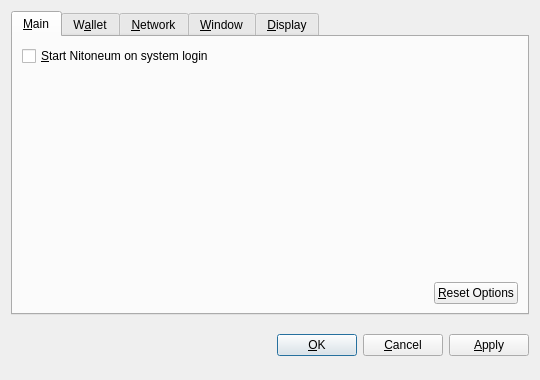
<?xml version="1.0" encoding="UTF-8"?>
<ui version="4.0">
 <class>OptionsDialog</class>
 <widget class="QDialog" name="OptionsDialog">
  <property name="geometry">
   <rect>
    <x>0</x>
    <y>0</y>
    <width>540</width>
    <height>380</height>
   </rect>
  </property>
  <property name="windowTitle">
   <string>Options</string>
  </property>
  <property name="modal">
   <bool>true</bool>
  </property>
  <layout class="QVBoxLayout" name="verticalLayout">
   <item>
    <widget class="QTabWidget" name="tabWidget">
     <property name="tabPosition">
      <enum>QTabWidget::North</enum>
     </property>
     <property name="currentIndex">
      <number>0</number>
     </property>
     <widget class="QWidget" name="tabMain">
      <attribute name="title">
       <string>&amp;Main</string>
      </attribute>
      <layout class="QVBoxLayout" name="verticalLayout_Main">
       <item>
        <widget class="QCheckBox" name="bitcoinAtStartup">
         <property name="toolTip">
          <string>Automatically start Nitoneum after logging in to the system.</string>
         </property>
         <property name="text">
          <string>&amp;Start Nitoneum on system login</string>
         </property>
        </widget>
       </item>
       <item>
        <spacer name="verticalSpacer_Main">
         <property name="orientation">
          <enum>Qt::Vertical</enum>
         </property>
         <property name="sizeHint" stdset="0">
          <size>
           <width>20</width>
           <height>40</height>
          </size>
         </property>
        </spacer>
       </item>
       <item>
        <layout class="QHBoxLayout" name="horizontalLayout_2_Main">
         <item>
          <spacer name="horizontalSpacer_2_Main">
           <property name="orientation">
            <enum>Qt::Horizontal</enum>
           </property>
           <property name="sizeHint" stdset="0">
            <size>
             <width>40</width>
             <height>20</height>
            </size>
           </property>
          </spacer>
         </item>
         <item>
          <widget class="QPushButton" name="resetButton">
           <property name="toolTip">
            <string>Reset all client options to default.</string>
           </property>
           <property name="text">
            <string>&amp;Reset Options</string>
           </property>
           <property name="autoDefault">
            <bool>false</bool>
           </property>
          </widget>
         </item>
        </layout>
       </item>
      </layout>
     </widget>
     <widget class="QWidget" name="tabWallet">
      <attribute name="title">
       <string>W&amp;allet</string>
      </attribute>
      <layout class="QVBoxLayout" name="verticalLayout_Network">
       <item>
        <widget class="QLabel" name="transactionFeeInfoLabel">
         <property name="text">
          <string>Optional transaction fee per kB that helps make sure your transactions are processed quickly. Most transactions are 1 kB.</string>
         </property>
         <property name="textFormat">
          <enum>Qt::PlainText</enum>
         </property>
         <property name="wordWrap">
          <bool>true</bool>
         </property>
        </widget>
       </item>
       <item>
        <layout class="QHBoxLayout" name="horizontalLayout_1_Main">
         <item>
          <widget class="QLabel" name="transactionFeeLabel">
           <property name="text">
            <string>Pay transaction &amp;fee</string>
           </property>
           <property name="textFormat">
            <enum>Qt::PlainText</enum>
           </property>
           <property name="buddy">
            <cstring>transactionFee</cstring>
           </property>
          </widget>
         </item>
         <item>
          <widget class="BitcoinAmountField" name="transactionFee"/>
         </item>
         <item>
          <spacer name="horizontalSpacer_1_Main">
           <property name="orientation">
            <enum>Qt::Horizontal</enum>
           </property>
           <property name="sizeHint" stdset="0">
            <size>
             <width>40</width>
             <height>20</height>
            </size>
           </property>
          </spacer>
         </item>
        </layout>
       </item>
       <item>
        <widget class="QLabel" name="label">
         <property name="text">
          <string>If you disable the spending of unconfirmed change, the change from a transaction cannot be used until that transaction has at least one confirmation. This also affects how your balance is computed.</string>
         </property>
         <property name="wordWrap">
          <bool>true</bool>
         </property>
        </widget>
       </item>
       <item>
        <widget class="QCheckBox" name="spendZeroConfChange">
         <property name="text">
          <string>Spend unconfirmed change  (experts only)</string>
         </property>
        </widget>
       </item>
       <item>
        <spacer name="verticalSpacer">
         <property name="orientation">
          <enum>Qt::Vertical</enum>
         </property>
         <property name="sizeHint" stdset="0">
          <size>
           <width>20</width>
           <height>40</height>
          </size>
         </property>
        </spacer>
       </item>
      </layout>
     </widget>
     <widget class="QWidget" name="tabNetwork">
      <attribute name="title">
       <string>&amp;Network</string>
      </attribute>
      <layout class="QVBoxLayout" name="verticalLayout_Network">
       <item>
        <widget class="QCheckBox" name="mapPortUpnp">
         <property name="toolTip">
          <string>Automatically open the Nitoneum client port on the router. This only works when your router supports UPnP and it is enabled.</string>
         </property>
         <property name="text">
          <string>Map port using &amp;UPnP</string>
         </property>
        </widget>
       </item>
       <item>
        <widget class="QCheckBox" name="connectSocks">
         <property name="toolTip">
          <string>Connect to the Nitoneum network through a SOCKS proxy (e.g. when connecting through Tor).</string>
         </property>
         <property name="text">
          <string>&amp;Connect through SOCKS proxy:</string>
         </property>
        </widget>
       </item>
       <item>
        <layout class="QHBoxLayout" name="horizontalLayout_Network">
         <item>
          <widget class="QLabel" name="proxyIpLabel">
           <property name="text">
            <string>Proxy &amp;IP:</string>
           </property>
           <property name="textFormat">
            <enum>Qt::PlainText</enum>
           </property>
           <property name="buddy">
            <cstring>proxyIp</cstring>
           </property>
          </widget>
         </item>
         <item>
          <widget class="QValidatedLineEdit" name="proxyIp">
           <property name="maximumSize">
            <size>
             <width>140</width>
             <height>16777215</height>
            </size>
           </property>
           <property name="toolTip">
            <string>IP address of the proxy (e.g. 127.0.0.1)</string>
           </property>
          </widget>
         </item>
         <item>
          <widget class="QLabel" name="proxyPortLabel">
           <property name="text">
            <string>&amp;Port:</string>
           </property>
           <property name="textFormat">
            <enum>Qt::PlainText</enum>
           </property>
           <property name="buddy">
            <cstring>proxyPort</cstring>
           </property>
          </widget>
         </item>
         <item>
          <widget class="QLineEdit" name="proxyPort">
           <property name="maximumSize">
            <size>
             <width>55</width>
             <height>16777215</height>
            </size>
           </property>
           <property name="toolTip">
            <string>Port of the proxy (e.g. 9050)</string>
           </property>
          </widget>
         </item>
         <item>
          <widget class="QLabel" name="socksVersionLabel">
           <property name="text">
            <string>SOCKS &amp;Version:</string>
           </property>
           <property name="textFormat">
            <enum>Qt::PlainText</enum>
           </property>
           <property name="buddy">
            <cstring>socksVersion</cstring>
           </property>
          </widget>
         </item>
         <item>
          <widget class="QValueComboBox" name="socksVersion">
           <property name="toolTip">
            <string>SOCKS version of the proxy (e.g. 5)</string>
           </property>
          </widget>
         </item>
         <item>
          <spacer name="horizontalSpacer_Network">
           <property name="orientation">
            <enum>Qt::Horizontal</enum>
           </property>
           <property name="sizeHint" stdset="0">
            <size>
             <width>40</width>
             <height>20</height>
            </size>
           </property>
          </spacer>
         </item>
        </layout>
       </item>
       <item>
        <spacer name="verticalSpacer_Network">
         <property name="orientation">
          <enum>Qt::Vertical</enum>
         </property>
         <property name="sizeHint" stdset="0">
          <size>
           <width>20</width>
           <height>40</height>
          </size>
         </property>
        </spacer>
       </item>
      </layout>
     </widget>
     <widget class="QWidget" name="tabWindow">
      <attribute name="title">
       <string>&amp;Window</string>
      </attribute>
      <layout class="QVBoxLayout" name="verticalLayout_Window">
       <item>
        <widget class="QCheckBox" name="minimizeToTray">
         <property name="toolTip">
          <string>Show only a tray icon after minimizing the window.</string>
         </property>
         <property name="text">
          <string>&amp;Minimize to the tray instead of the taskbar</string>
         </property>
        </widget>
       </item>
       <item>
        <widget class="QCheckBox" name="minimizeOnClose">
         <property name="toolTip">
          <string>Minimize instead of exit the application when the window is closed. When this option is enabled, the application will be closed only after selecting Quit in the menu.</string>
         </property>
         <property name="text">
          <string>M&amp;inimize on close</string>
         </property>
        </widget>
       </item>
       <item>
        <spacer name="verticalSpacer_Window">
         <property name="orientation">
          <enum>Qt::Vertical</enum>
         </property>
         <property name="sizeHint" stdset="0">
          <size>
           <width>20</width>
           <height>40</height>
          </size>
         </property>
        </spacer>
       </item>
      </layout>
     </widget>
     <widget class="QWidget" name="tabDisplay">
      <attribute name="title">
       <string>&amp;Display</string>
      </attribute>
      <layout class="QVBoxLayout" name="verticalLayout_Display">
       <item>
        <layout class="QHBoxLayout" name="horizontalLayout_1_Display">
         <item>
          <widget class="QLabel" name="langLabel">
           <property name="text">
            <string>User Interface &amp;language:</string>
           </property>
           <property name="textFormat">
            <enum>Qt::PlainText</enum>
           </property>
           <property name="buddy">
            <cstring>lang</cstring>
           </property>
          </widget>
         </item>
         <item>
          <widget class="QValueComboBox" name="lang">
           <property name="toolTip">
            <string>The user interface language can be set here. This setting will take effect after restarting Nitoneum.</string>
           </property>
          </widget>
         </item>
        </layout>
       </item>
       <item>
        <layout class="QHBoxLayout" name="horizontalLayout_2_Display">
         <item>
          <widget class="QLabel" name="unitLabel">
           <property name="text">
            <string>&amp;Unit to show amounts in:</string>
           </property>
           <property name="textFormat">
            <enum>Qt::PlainText</enum>
           </property>
           <property name="buddy">
            <cstring>unit</cstring>
           </property>
          </widget>
         </item>
         <item>
          <widget class="QValueComboBox" name="unit">
           <property name="toolTip">
            <string>Choose the default subdivision unit to show in the interface and when sending coins.</string>
           </property>
          </widget>
         </item>
        </layout>
       </item>
       <item>
        <widget class="QCheckBox" name="displayAddresses">
         <property name="toolTip">
          <string>Whether to show Nitoneum addresses in the transaction list or not.</string>
         </property>
         <property name="text">
          <string>&amp;Display addresses in transaction list</string>
         </property>
        </widget>
       </item>
       <item>
        <widget class="QCheckBox" name="coinControlFeatures">
         <property name="toolTip">
          <string>Whether to show coin control features or not.</string>
         </property>
         <property name="text">
          <string>Display coin &amp;control features (experts only!)</string>
         </property>
        </widget>
       </item>
       <item>
        <spacer name="verticalSpacer_Display">
         <property name="orientation">
          <enum>Qt::Vertical</enum>
         </property>
         <property name="sizeHint" stdset="0">
          <size>
           <width>20</width>
           <height>40</height>
          </size>
         </property>
        </spacer>
       </item>
      </layout>
     </widget>
    </widget>
   </item>
   <item>
    <layout class="QHBoxLayout" name="horizontalLayout_Buttons">
     <item>
      <spacer name="horizontalSpacer_1">
       <property name="orientation">
        <enum>Qt::Horizontal</enum>
       </property>
       <property name="sizeHint" stdset="0">
        <size>
         <width>40</width>
         <height>48</height>
        </size>
       </property>
      </spacer>
     </item>
     <item>
      <widget class="QLabel" name="statusLabel">
       <property name="font">
        <font>
         <weight>75</weight>
         <bold>true</bold>
        </font>
       </property>
       <property name="text">
        <string/>
       </property>
       <property name="textFormat">
        <enum>Qt::PlainText</enum>
       </property>
       <property name="wordWrap">
        <bool>true</bool>
       </property>
      </widget>
     </item>
     <item>
      <spacer name="horizontalSpacer_2">
       <property name="orientation">
        <enum>Qt::Horizontal</enum>
       </property>
       <property name="sizeHint" stdset="0">
        <size>
         <width>40</width>
         <height>48</height>
        </size>
       </property>
      </spacer>
     </item>
     <item>
      <widget class="QPushButton" name="okButton">
       <property name="text">
        <string>&amp;OK</string>
       </property>
      </widget>
     </item>
     <item>
      <widget class="QPushButton" name="cancelButton">
       <property name="text">
        <string>&amp;Cancel</string>
       </property>
       <property name="autoDefault">
        <bool>false</bool>
       </property>
      </widget>
     </item>
     <item>
      <widget class="QPushButton" name="applyButton">
       <property name="text">
        <string>&amp;Apply</string>
       </property>
       <property name="autoDefault">
        <bool>false</bool>
       </property>
      </widget>
     </item>
    </layout>
   </item>
  </layout>
 </widget>
 <customwidgets>
  <customwidget>
   <class>BitcoinAmountField</class>
   <extends>QSpinBox</extends>
   <header>bitcoinamountfield.h</header>
  </customwidget>
  <customwidget>
   <class>QValueComboBox</class>
   <extends>QComboBox</extends>
   <header>qvaluecombobox.h</header>
  </customwidget>
  <customwidget>
   <class>QValidatedLineEdit</class>
   <extends>QLineEdit</extends>
   <header>qvalidatedlineedit.h</header>
  </customwidget>
 </customwidgets>
 <resources/>
 <connections/>
</ui>
